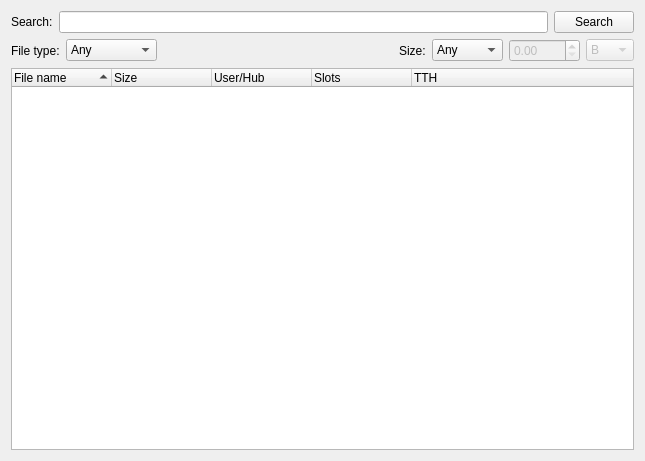
<?xml version="1.0" encoding="UTF-8"?>
<ui version="4.0">
 <class>SearchWidget</class>
 <widget class="QWidget" name="SearchWidget">
  <property name="geometry">
   <rect>
    <x>0</x>
    <y>0</y>
    <width>645</width>
    <height>461</height>
   </rect>
  </property>
  <property name="windowTitle">
   <string>Search form</string>
  </property>
  <layout class="QVBoxLayout" name="verticalLayout">
   <item>
    <layout class="QHBoxLayout" name="horizontalLayout">
     <item>
      <widget class="QLabel" name="label">
       <property name="text">
        <string>Search:</string>
       </property>
       <property name="buddy">
        <cstring>pSearchLine</cstring>
       </property>
      </widget>
     </item>
     <item>
      <widget class="KLineEdit" name="pSearchLine">
       <property name="toolTip">
        <string>Type searched string here</string>
       </property>
      </widget>
     </item>
     <item>
      <widget class="QPushButton" name="pSearchButton">
       <property name="toolTip">
        <string>Start searching</string>
       </property>
       <property name="text">
        <string>Search</string>
       </property>
      </widget>
     </item>
    </layout>
   </item>
   <item>
    <layout class="QHBoxLayout" name="horizontalLayout_2">
     <item>
      <widget class="QLabel" name="label_2">
       <property name="text">
        <string>File type:</string>
       </property>
       <property name="buddy">
        <cstring>pTypeCombo</cstring>
       </property>
      </widget>
     </item>
     <item>
      <widget class="KComboBox" name="pTypeCombo">
       <property name="toolTip">
        <string>Select file type</string>
       </property>
       <item>
        <property name="text">
         <string>Any</string>
        </property>
       </item>
       <item>
        <property name="text">
         <string>Audio</string>
        </property>
       </item>
       <item>
        <property name="text">
         <string>Archive</string>
        </property>
       </item>
       <item>
        <property name="text">
         <string>Document</string>
        </property>
       </item>
       <item>
        <property name="text">
         <string>Executable</string>
        </property>
       </item>
       <item>
        <property name="text">
         <string>Picture</string>
        </property>
       </item>
       <item>
        <property name="text">
         <string>Video</string>
        </property>
       </item>
       <item>
        <property name="text">
         <string>Directory</string>
        </property>
       </item>
       <item>
        <property name="text">
         <string>TTH</string>
        </property>
       </item>
      </widget>
     </item>
     <item>
      <spacer name="horizontalSpacer">
       <property name="orientation">
        <enum>Qt::Horizontal</enum>
       </property>
       <property name="sizeHint" stdset="0">
        <size>
         <width>40</width>
         <height>20</height>
        </size>
       </property>
      </spacer>
     </item>
     <item>
      <widget class="QLabel" name="label_3">
       <property name="text">
        <string>Size:</string>
       </property>
       <property name="buddy">
        <cstring>pSizeCombo</cstring>
       </property>
      </widget>
     </item>
     <item>
      <widget class="KComboBox" name="pSizeCombo">
       <property name="toolTip">
        <string>Select size filtering method</string>
       </property>
       <item>
        <property name="text">
         <string>Any</string>
        </property>
       </item>
       <item>
        <property name="text">
         <string>At least</string>
        </property>
       </item>
       <item>
        <property name="text">
         <string>At most</string>
        </property>
       </item>
      </widget>
     </item>
     <item>
      <widget class="QDoubleSpinBox" name="pSizeInput">
       <property name="enabled">
        <bool>false</bool>
       </property>
       <property name="maximum">
        <double>2048.000000000000000</double>
       </property>
      </widget>
     </item>
     <item>
      <widget class="KComboBox" name="pUnitsCombo">
       <property name="enabled">
        <bool>false</bool>
       </property>
       <property name="toolTip">
        <string>Size units</string>
       </property>
       <item>
        <property name="text">
         <string>B</string>
        </property>
       </item>
       <item>
        <property name="text">
         <string>KB</string>
        </property>
       </item>
       <item>
        <property name="text">
         <string>MB</string>
        </property>
       </item>
       <item>
        <property name="text">
         <string>GB</string>
        </property>
       </item>
      </widget>
     </item>
    </layout>
   </item>
   <item>
    <widget class="QTreeWidget" name="pResults">
     <property name="sortingEnabled">
      <bool>true</bool>
     </property>
     <column>
      <property name="text">
       <string notr="true">File name</string>
      </property>
     </column>
     <column>
      <property name="text">
       <string>Size</string>
      </property>
     </column>
     <column>
      <property name="text">
       <string>User/Hub</string>
      </property>
     </column>
     <column>
      <property name="text">
       <string>Slots</string>
      </property>
     </column>
     <column>
      <property name="text">
       <string>TTH</string>
      </property>
     </column>
    </widget>
   </item>
  </layout>
 </widget>
 <customwidgets>
  <customwidget>
   <class>KComboBox</class>
   <extends>QComboBox</extends>
   <header>kcombobox.h</header>
  </customwidget>
  <customwidget>
   <class>KLineEdit</class>
   <extends>QLineEdit</extends>
   <header>klineedit.h</header>
  </customwidget>
 </customwidgets>
 <resources/>
 <connections>
  <connection>
   <sender>pSearchLine</sender>
   <signal>returnPressed()</signal>
   <receiver>SearchWidget</receiver>
   <slot>onSearch()</slot>
   <hints>
    <hint type="sourcelabel">
     <x>114</x>
     <y>32</y>
    </hint>
    <hint type="destinationlabel">
     <x>140</x>
     <y>87</y>
    </hint>
   </hints>
  </connection>
  <connection>
   <sender>pSearchButton</sender>
   <signal>clicked()</signal>
   <receiver>SearchWidget</receiver>
   <slot>onSearch()</slot>
   <hints>
    <hint type="sourcelabel">
     <x>484</x>
     <y>25</y>
    </hint>
    <hint type="destinationlabel">
     <x>521</x>
     <y>41</y>
    </hint>
   </hints>
  </connection>
  <connection>
   <sender>pSizeCombo</sender>
   <signal>activated(int)</signal>
   <receiver>SearchWidget</receiver>
   <slot>onSizeMethodChanged(int)</slot>
   <hints>
    <hint type="sourcelabel">
     <x>316</x>
     <y>52</y>
    </hint>
    <hint type="destinationlabel">
     <x>519</x>
     <y>94</y>
    </hint>
   </hints>
  </connection>
 </connections>
 <slots>
  <slot>onSearch()</slot>
  <slot>onSizeMethodChanged(int)</slot>
 </slots>
</ui>
